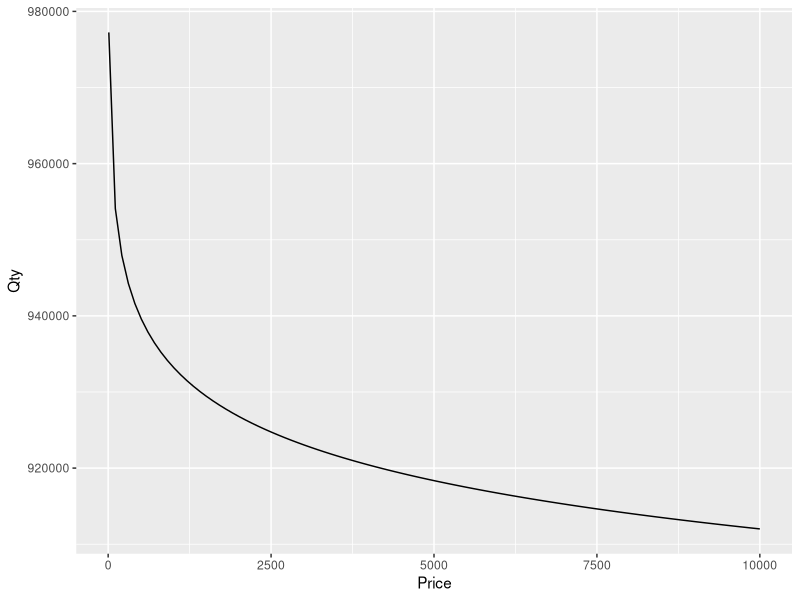
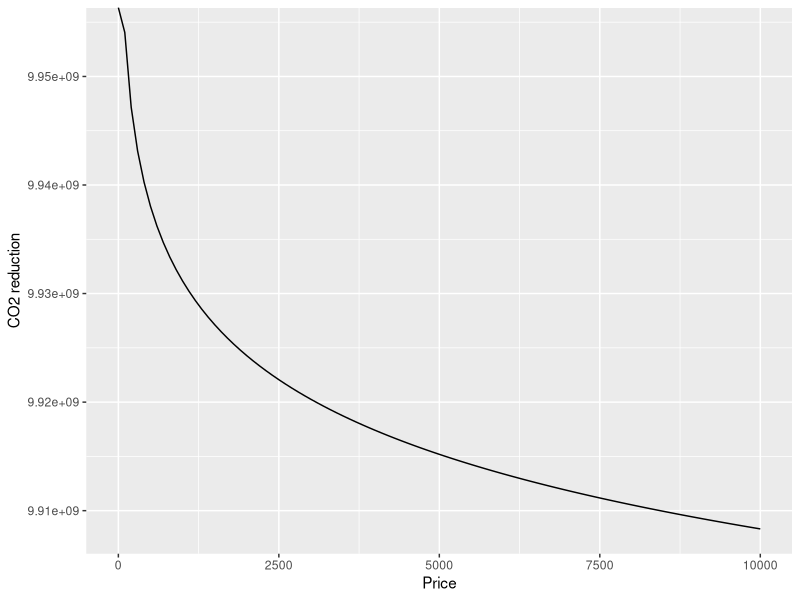
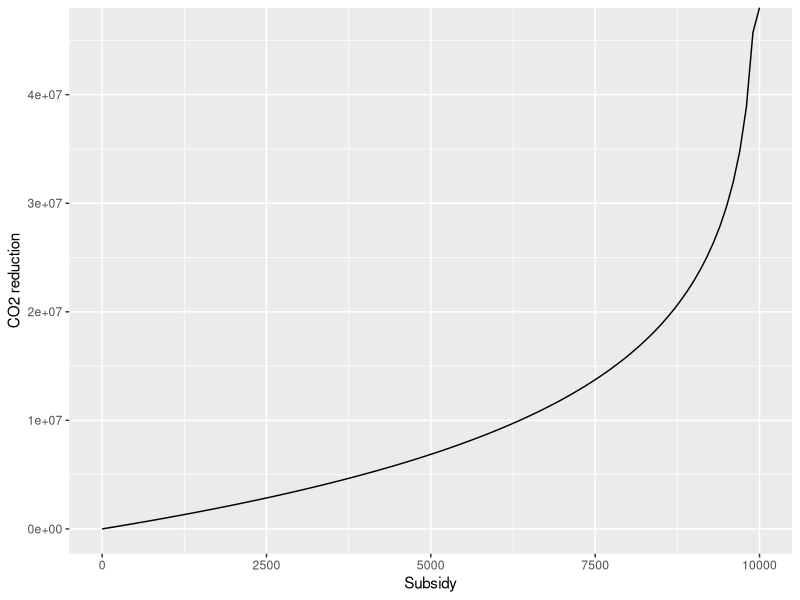

Here is the R script that generated these plots, in order:
## ---- chunk 1
knitr::opts_chunk$set(echo = TRUE)
library(tidyverse)
library(lpSolve)
## ---- chunk 2
# Define our quantity as a function of price, X and eta
q <- function(X, eta, p) {X * p^(-eta)}
## ---- chunk 3
ggplot() +
  geom_function(fun = ~q(1000000, .01, .x), xlim = c(10,10000)) +
  xlab("Price") +
  ylab("Qty")
## ---- chunk 4
g_1 = 10000 # kg of CO2 reduced per year per unit
ggplot() +
  geom_function(fun = ~ g_1 * q(1000000, .001, .x), xlim = c(0,10000)) +
  xlab("Price") +
  ylab("CO2 reduction")
## ---- chunk 5
p_1 <- 10000
ggplot() +
  geom_function(fun = ~ g_1 * (q(1000000, .001, p_1 - .x) - q(1000000, .001, p_1)), xlim = c(0,p_1)) +
  xlab("Subsidy") +
  ylab("CO2 reduction")
## ---- chunk 6
overhead = 1.2 # assume 20% overhead

s11 <- tibble(subsidy = "HeatMid",
              g = g_1,
              X = 1000000,
              eta = .001,
              p = p_1,
              s = seq(100, p_1*.8, 1000), #max 80% subsidy
              name = paste(subsidy, s, sep="-"),
              q_nosub = q(X, eta, p),
              q_sub = q(X, eta, p - s),
              g_saved = g*(q_sub - q_nosub),
              s_total = s * q_sub * overhead)

s12 <- tibble(subsidy = "HeatLow",
              g = g_1,
              X = 2000000, # larger market
              eta = .002, # more price sensitive
              p = p_1,
              s = seq(100, p_1*.8, 1000), #max 80% subsidy
              name = paste(subsidy, s, sep="-"),
              q_nosub = q(X, eta, p),
              q_sub = q(X, eta, p - s),
              g_saved = g*(q_sub - q_nosub),
              s_total = s * q_sub * overhead)

s21 <- tibble(subsidy = "SolarMid",
              g = 20000,
              X = 100000, # much smaller market
              eta = .0005, # less price sensitive
              p = 10000,
              s = seq(100, 10000*.8, 1000), #max 80% subsidy
              name = paste(subsidy, s, sep="-"),
              q_nosub = q(X, eta, p),
              q_sub = q(X, eta, p - s),
              g_saved = g*(q_sub - q_nosub),
              s_total = s * q_sub * overhead)

s22 <- tibble(subsidy = "SolarLow",
              g = 20000,
              X = 200000, # much smaller market
              eta = .001,
              p = 10000,
              s = seq(100, 10000*.8, 1000), #max 80% subsidy
              name = paste(subsidy, s, sep="-"),
              q_nosub = q(X, eta, p),
              q_sub = q(X, eta, p - s),
              g_saved = g*(q_sub - q_nosub),
              s_total = s * q_sub * overhead)

s <- rbind(s11, s12, s21, s22)
B <- 1e7
## ---- chunk 7
s
## ---- chunk 8
num_programs <- s %>% count(subsidy) %>% nrow()

# goal: maximize ghg saved
f.obj <- pull(s, g_saved)

# subject to the following constraints
f.con <- matrix(c(s$s_total, # budget for each level
          ifelse(pull(s, subsidy) == "HeatMid", 1, 0), # must pick one level per program
          ifelse(pull(s, subsidy) == "HeatLow", 1, 0), # tk make this more automated
          ifelse(pull(s, subsidy) == "SolarMid", 1, 0),
          ifelse(pull(s, subsidy) == "SolarLow", 1, 0)),
          nrow=5, byrow = TRUE)

f.dir <- c("<=", replicate(num_programs, "="))
f.rhs <- c(B, replicate(num_programs, 1))
## ---- chunk 9
optim.1 <- lp(direction = "max",
              f.obj,
              f.con,
              f.dir,
              f.rhs,
              all.bin = TRUE)
## ---- chunk 10
sum(s$s_total[optim.1$solution == 1])/B
## ---- chunk 11
s$name[optim.1$solution == 1]
## ---- chunk 12
sum(s$g_saved[optim.1$solution == 1]) / 1e6
## ---- chunk 13
f.dir.2 <- c("<=", replicate(num_programs, "<="))

optim.2 <- lp(direction = "max",
              f.obj,
              f.con,
              f.dir.2,
              f.rhs,
              all.bin = TRUE)
## ---- chunk 14
sum(s$s_total[optim.2$solution == 1])/B
## ---- chunk 15
s$name[optim.2$solution == 1]
## ---- chunk 16
sum(s$g_saved[optim.2$solution == 1]) / 1e6
